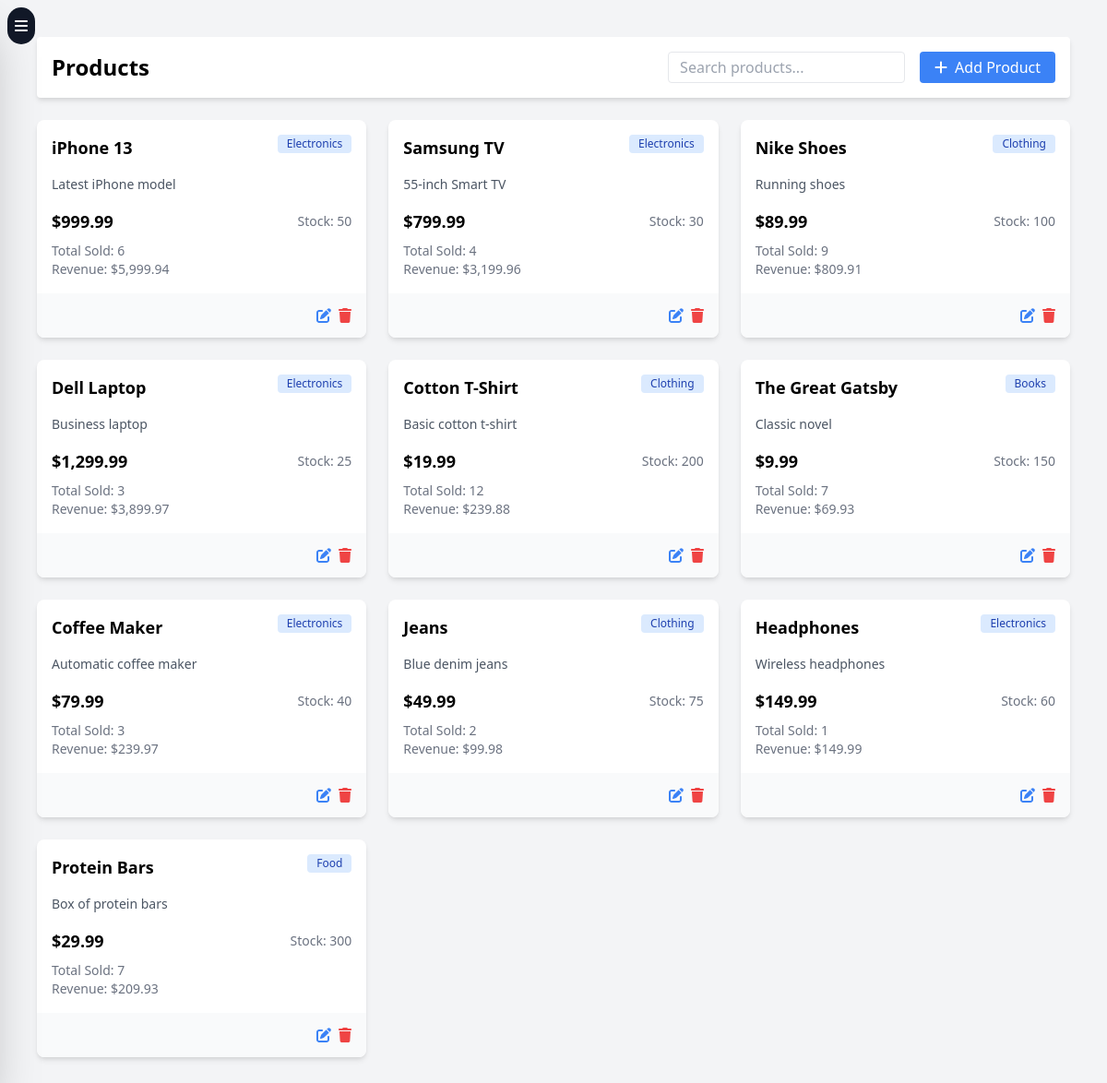
/products.php, run on the app's committed database.
### tables this page shows
CREATE TABLE products (
    id INT PRIMARY KEY AUTO_INCREMENT,
    name VARCHAR(255) NOT NULL,
    category VARCHAR(100) NOT NULL,
    price DECIMAL(10,2) NOT NULL CHECK (price >= 0),
    quantity INT NOT NULL CHECK (quantity >= 0),
    description TEXT,
    created_at TIMESTAMP DEFAULT CURRENT_TIMESTAMP,
    INDEX idx_category (category),
    INDEX idx_created_at (created_at)
);

### products.php (the view, shortened to what this page needs)
<?php require_once 'config/database.php'; ?>
<!DOCTYPE html>
<html lang="en">
<head>
    <link href="https://cdn.jsdelivr.net/npm/tailwindcss@2.2.19/dist/tailwind.min.css" rel="stylesheet">
    <link href="https://cdnjs.cloudflare.com/ajax/libs/font-awesome/6.0.0-beta3/css/all.min.css" rel="stylesheet">
</head>
<body class="bg-gray-100">
    <div class="w-full h-screen overflow-auto p-10 transition-all duration-700" id="main-content">
        <button id="hamburgerButton" class="fixed top-2 left-2 bg-gray-900 text-white p-2 rounded-full z-50">
            <i class="fas fa-bars"></i>
        </button>
        <div class="flex justify-between items-center bg-white p-4 rounded shadow-md relative mb-6">
            <h1 class="text-2xl font-bold">Products</h1>
            <div class="flex space-x-4">
                <input type="text" id="searchProduct" placeholder="Search products..."
                       class="border rounded px-3 py-1">
                <button onclick="window.location.href='add_product.php'"
                        class="bg-blue-500 text-white px-4 py-1 rounded hover:bg-blue-600">
                    <i class="fas fa-plus mr-2"></i>Add Product
                </button>
            </div>
        </div>
        <div class="grid grid-cols-1 md:grid-cols-2 lg:grid-cols-3 xl:grid-cols-4 gap-6">
            <?php
            $stmt = $conn->query("
                SELECT p.*, COALESCE(SUM(s.quantity), 0) as total_sold
                FROM products p
                LEFT JOIN sales s ON p.id = s.product_id
                GROUP BY p.id
                ORDER BY p.created_at DESC
            ");
            while ($product = $stmt->fetch(PDO::FETCH_ASSOC)) {
                $revenue = $product['price'] * $product['total_sold'];
                ?>
                <div class="bg-white rounded-lg shadow-md overflow-hidden product-card">
                    <div class="p-4">
                        <div class="flex justify-between items-start mb-4">
                            <h3 class="text-lg font-semibold"><?php echo htmlspecialchars($product['name']); ?></h3>
                            <span class="bg-blue-100 text-blue-800 text-xs font-medium px-2.5 py-0.5 rounded">
                                <?php echo htmlspecialchars($product['category']); ?>
                            </span>
                        </div>
                        <p class="text-gray-600 text-sm mb-4"><?php echo htmlspecialchars($product['description']); ?></p>
                        <div class="flex justify-between items-center text-sm">
                            <span class="font-bold text-lg">$<?php echo number_format($product['price'], 2); ?></span>
                            <span class="text-gray-500">Stock: <?php echo $product['quantity']; ?></span>
                        </div>
                        <div class="mt-2 text-sm text-gray-500">
                            <div>Total Sold: <?php echo $product['total_sold']; ?></div>
                            <div>Revenue: $<?php echo number_format($revenue, 2); ?></div>
                        </div>
                    </div>
                    <div class="bg-gray-50 px-4 py-3 flex justify-end space-x-2">
                        <button onclick="editProduct(<?php echo $product['id']; ?>)"
                                class="text-blue-500 hover:text-blue-700">
                            <i class="fas fa-edit"></i>
                        </button>
                        <button onclick="deleteProduct(<?php echo $product['id']; ?>)"
                                class="text-red-500 hover:text-red-700">
                            <i class="fas fa-trash"></i>
                        </button>
                    </div>
                </div>
                <?php
            }
            ?>
        </div>
    </div>
</body>
</html>

### data on the page
products: name "iPhone 13", category "Electronics", description "Latest iPhone model", price "999.99", quantity "50", total_sold "6", revenue "5,999.94"
products: name "Samsung TV", category "Electronics", description "55-inch Smart TV", price "799.99", quantity "30", total_sold "4", revenue "3,199.96"
products: name "Nike Shoes", category "Clothing", description "Running shoes", price "89.99", quantity "100", total_sold "9", revenue "809.91"
products: name "Dell Laptop", category "Electronics", description "Business laptop", price "1,299.99", quantity "25", total_sold "3", revenue "3,899.97"
products: name "Cotton T-Shirt", category "Clothing", description "Basic cotton t-shirt", price "19.99", quantity "200", total_sold "12", revenue "239.88"
products: name "The Great Gatsby", category "Books", description "Classic novel", price "9.99", quantity "150", total_sold "7", revenue "69.93"
products: name "Coffee Maker", category "Electronics", description "Automatic coffee maker", price "79.99", quantity "40", total_sold "3", revenue "239.97"
products: name "Jeans", category "Clothing", description "Blue denim jeans", price "49.99", quantity "75", total_sold "2", revenue "99.98"
products: name "Headphones", category "Electronics", description "Wireless headphones", price "149.99", quantity "60", total_sold "1"
products: name "Protein Bars", category "Food", description "Box of protein bars", price "29.99", quantity "300", total_sold "7", revenue "209.93"
